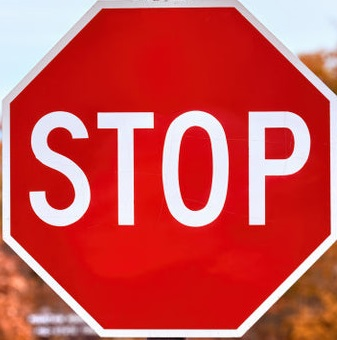
#> input picture images_/stop_sign_close.jpg, 337 x 340 px
$ python threshold_test.py
#> lines starting #> are read from the running program, lines starting #| are printed output that depends on the picture
import cv2
import numpy as np

from matplotlib import pyplot as plt


def difference(im1,im2):
    b2,g2,r2 = cv2.split(im2)
    im2 = cv2.merge([r2,g2,b2])
    mean_r = int(np.mean(r2))
    mean_g = int(np.mean(g2))
    mean_b = int(np.mean(b2))

    threshold = [1,5,10,20,50,100,150,200]
    tt_other = [1,5,10,20,50,100,150,200]
    plt.figure()
    f, axarr = plt.subplots(8,8)

    countcount = 0
    for i in threshold:
        count = 0
        for j in tt_other:
            R = np.random.randint(max(0,mean_r-i),min(255,mean_r+i),(50,50)).astype(np.uint8)
            G = np.random.randint(max(0,mean_g-j),min(255,mean_g+j),(50,50)).astype(np.uint8)
            B = np.random.randint(max(0,mean_b-j),min(255,mean_b+j),(50,50)).astype(np.uint8)

            print(i,j)
            '''f, axar = plt.subplots(1,2)
            patch = cv2.merge([R,G,B])
            image[50:100,100:150] = patch
            axar[0].imshow(image)
            axar[0].axes.get_xaxis().set_visible(False)
            axar[0].axes.get_yaxis().set_visible(False)
            image[50:100,100:150] = im1
            axar[1].imshow(image)
            axar[1].axes.get_xaxis().set_visible(False)
            axar[1].axes.get_yaxis().set_visible(False)
            plt.show()'''

            patch = cv2.merge([R,G,B])
            axarr[count][countcount].imshow(patch)
            axarr[count][countcount].set_title(f"R:{i},G:{j},B:{j}",fontsize=4,color= 'blue', fontweight='bold')
            axarr[count][countcount].axes.get_xaxis().set_visible(False)
            axarr[count][countcount].axes.get_yaxis().set_visible(False)
            count += 1
        countcount += 1
    plt.subplots_adjust(left=0.125,
                        bottom=0.1,
                        right=0.9,
                        top=0.9,
                        wspace=0.9,
                        hspace=0.7)
    plt.show()


    return None


image = cv2.imread("images_/stop_sign_close.jpg")
#> image is the input picture: shape (340, 337, 3); mean B, G, R 79.9, 80.3, 206.1

patch = np.random.randint(0,255,(50,50,3))
apply_location = image[50:100,100:150].copy()
b,g,r = cv2.split(image)
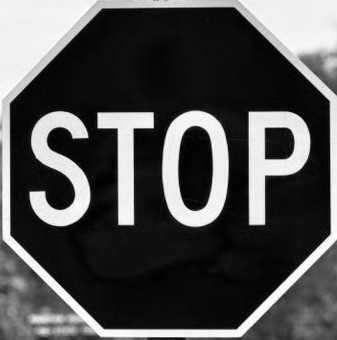
#> g: shape (340, 337); min 0, max 255, mean 80.3
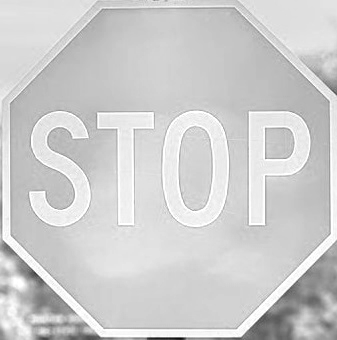
#> r: shape (340, 337); min 7, max 255, mean 206.1
image = cv2.merge([r,g,b])

difference(patch,apply_location)
#> in difference, `b2,g2,r2 = cv2.split(im2)`:
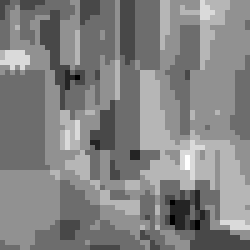
#> b2: shape (50, 50) (shown 5 times larger); min 6, max 13, mean 9.6; drawn with min black and max white
#> in difference, `b2,g2,r2 = cv2.split(im2)`:
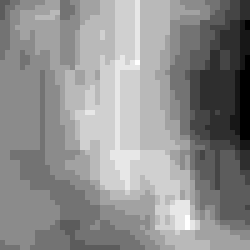
#> g2: shape (50, 50) (shown 5 times larger); min 6, max 17, mean 12.18; drawn with min black and max white
#> in difference, `b2,g2,r2 = cv2.split(im2)`:
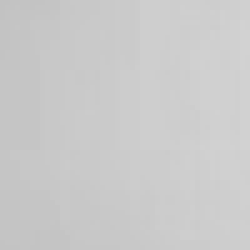
#> r2: shape (50, 50) (shown 5 times larger); min 194, max 210, mean 202.4
#> in difference, `mean_r = int(np.mean(r2))`: mean_r = 202
#> in difference, `mean_g = int(np.mean(g2))`: mean_g = 12
#> in difference, `mean_b = int(np.mean(b2))`: mean_b = 9
#> after the loop in difference, `for i in threshold:`: countcount = 8
#> in difference, `plt.show()`:
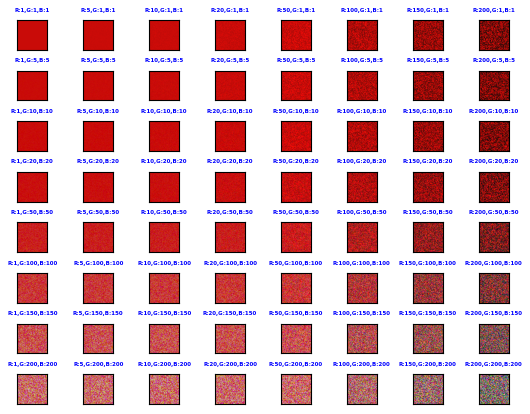
#> figure drawn by matplotlib, 64 panels
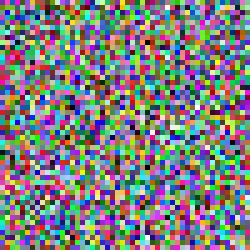
#> patch: shape (50, 50, 3) int64 (shown 5 times larger); mean B, G, R 127.1, 126.9, 125.9

$ run again, with images_/stop_sign.jpg copied over images_/stop_sign_close.jpg
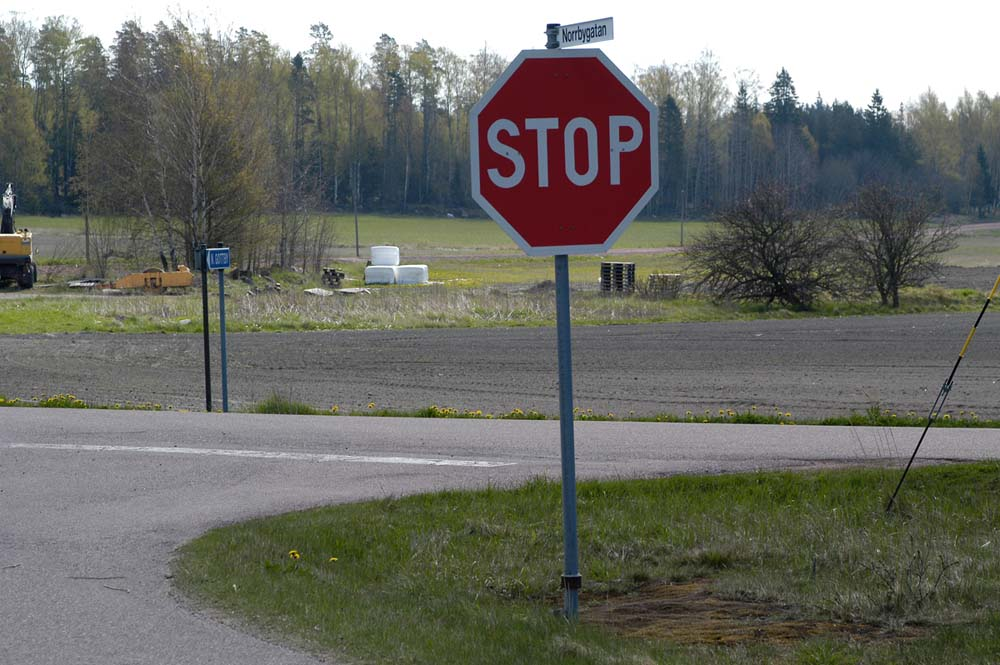
#> input picture images_/stop_sign.jpg, 1000 x 665 px
#> image is the input picture: shape (665, 1000, 3); mean B, G, R 104.1, 111.5, 110.8
#> `b,g,r = cv2.split(image)`:
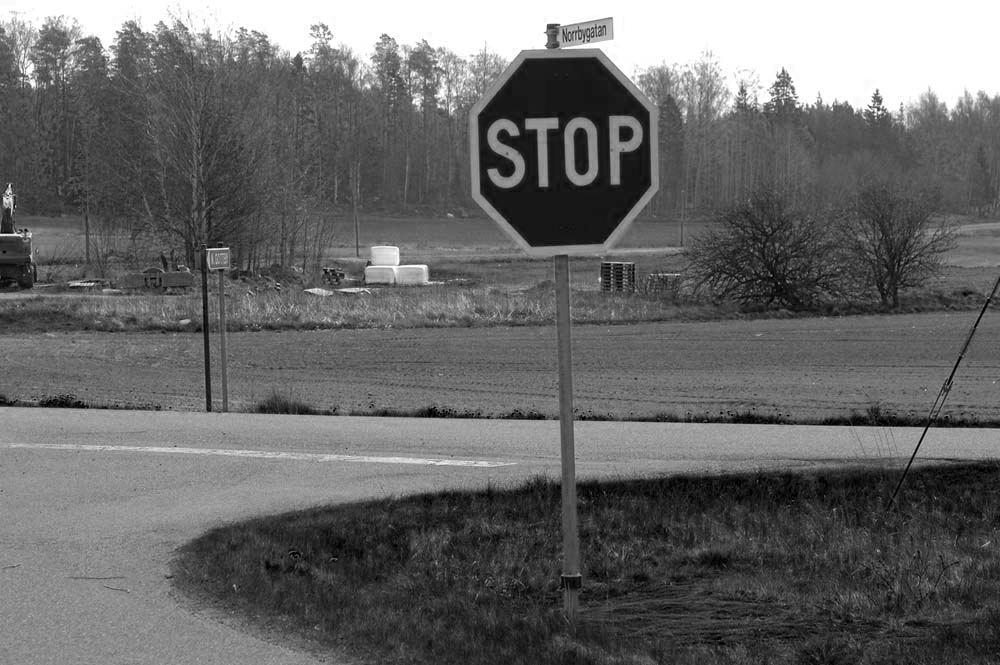
#> b: shape (665, 1000); min 0, max 255, mean 104.1
#> `b,g,r = cv2.split(image)`:
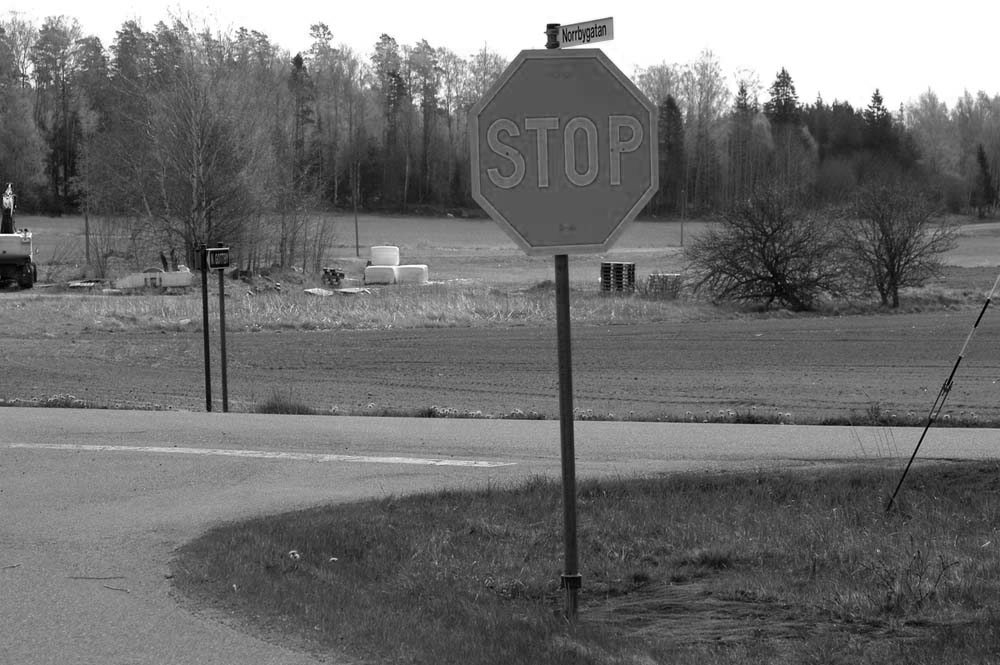
#> r: shape (665, 1000); min 0, max 255, mean 110.8
#> mean_r = 96
#> mean_g = 98
#> after the loop in difference, `for i in threshold:`: countcount = 8
